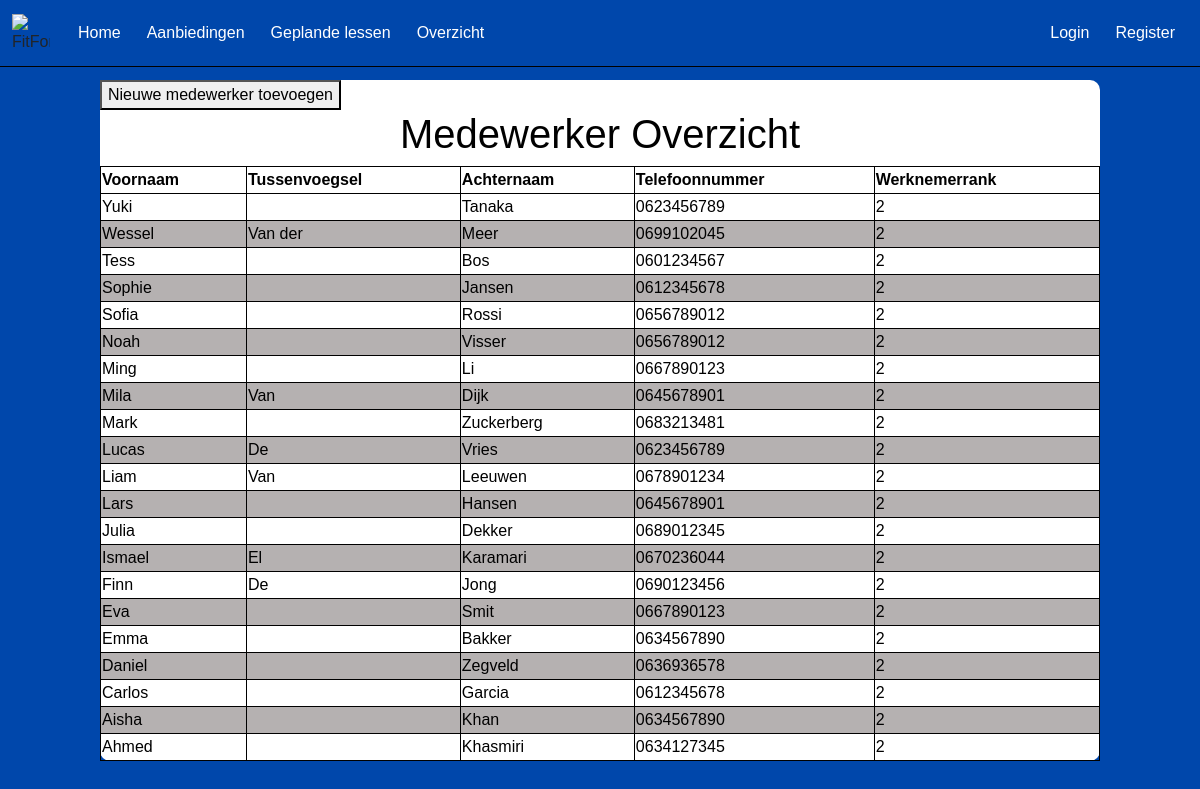
The page /medewerkeroverzicht/MedewerkerOverzicht.php on the database its author committed.
### tables this page shows
CREATE TABLE MedewerkerOverzicht
(
    Id               TINYINT(3)          UNSIGNED           NOT NULL   AUTO_INCREMENT
    ,Voornaam        VARCHAR(150)                           NOT NULL
    ,Tussenvoegsel   VARCHAR(50)                            NULL
    ,Achternaam      VARCHAR(150)                           NOT NULL
    ,Telefoonnummer  VARCHAR(180)                           NOT NULL
    ,Werknemerrank   VARCHAR(180)                           NOT NULL
    ,IsActief        BIT                                    NOT NULL    DEFAULT 1
    ,Opmerking       VARCHAR(255)                           NULL        DEFAULT NULL
    ,DatumAangemaakt DATETIME(6)                            NOT NULL    
    ,DatumGewijzigd  DATETIME(6)                            NOT NULL
    ,CONSTRAINT      PK_MedewerkerOverzicht_Id              PRIMARY KEY CLUSTERED(Id)
);

### medewerkeroverzicht/MedewerkerOverzicht.php (the view, shortened to what this page needs)
<?php
        include('config.php');
        $dsn = "mysql:host=$dbHost;dbname=$dbName;charset=UTF8";
        $pdo = new PDO($dsn, $dbUser, $dbPass);
        $sql = "SELECT  MWOZ.Voornaam,
                                        MWOZ.Tussenvoegsel,
                                        MWOZ.Achternaam,
                                        MWOZ.Telefoonnummer,
                                        MWOZ.Werknemerrank
                        FROM medewerkeroverzicht AS MWOZ
                        ORDER BY MWOZ.Voornaam DESC";
        $statement = $pdo->prepare($sql);
        $statement->execute();
        $result = $statement->fetchAll(PDO::FETCH_OBJ);
?>
<!DOCTYPE html>
<html lang="en">
<head>
        <link href="https://cdn.jsdelivr.net/npm/bootstrap@5.3.3/dist/css/bootstrap.min.css" rel="stylesheet">
        <link href="style.css" rel="stylesheet">
</head>
<body>
  <nav class="navbar navbar-expand-lg fixed-top">
    <div class="container-fluid">
        <img class="logo"
          src="https://www.burda-forward.de/files/images/03_Media/Brands/FitForFun/BF_Media_Brands_FitForFun_logo.png"
          alt="FitForFun Logo">
      <div class="collapse navbar-collapse" id="navbarNav">
        <ul class="navbar-nav me-auto">
        <li class="nav-item">
        <a class="nav-link nav-link-Home" href="../Homepagina/index.php">Home</a>
      </li>
      <li class="nav-item">
      <a class="nav-link" href="../AanbiedingenPagina/aanbiedingen.php">Aanbiedingen</a>
      </li>
      <li class="nav-item">
        <a class="nav-link" href="../lessonkalender/lessen.php">Geplande lessen</a>
      </li>
      <li class="nav-item">
        <a class="nav-link" href="../Dashboard/Dashboard.php">Overzicht</a>
      </li>
        </ul>
        <ul class="navbar-nav">
          <li class="nav-item">
            <a class="nav-link" href="#">Login</a>
          </li>
          <li class="nav-item">
            <a class="nav-link" href="#">Register</a>
          </li>
        </ul>
      </div>
    </div>
  </nav>
  <div class="container-table">
    <button onclick="window.location.href='create.php'">Nieuwe medewerker toevoegen</button>
    <h1>Medewerker Overzicht</h1>
    <table>
      <tr>
        <th>Voornaam</th>
        <th>Tussenvoegsel</th>
        <th>Achternaam</th>
        <th>Telefoonnummer</th>
        <th>Werknemerrank</th>
      </tr>
      <?php foreach ($result as $row): ?>
        <tr>
          <td><?php echo htmlspecialchars($row->Voornaam); ?></td>
          <td><?php echo htmlspecialchars($row->Tussenvoegsel ?? ''); ?></td>
          <td><?php echo htmlspecialchars($row->Achternaam); ?></td>
          <td><?php echo htmlspecialchars($row->Telefoonnummer); ?></td>
          <td><?php echo htmlspecialchars($row->Werknemerrank); ?></td>
        </tr>
      <?php endforeach; ?>
    </table>
  </div>
</body>
</html>

### medewerkeroverzicht/style.css (style rules this page uses)
body { font-family: Arial, sans-serif; background-color: #0047AB !important; background-size: cover; background-position: center; padding-top: 80px; }
h1 { color: rgb(0, 0, 0) !important; text-align: center; }
.navbar { background-color: #0047AB; border-bottom: 1px solid black; }
.navbar .logo { width: 38px; height: 38px; margin-right: 15px; }
.nav-item { color: white; margin: 5px; }
.nav-link { color: white !important; }
.container-table { max-width: 1000px; margin: 0 auto; background: rgb(255, 255, 255); border-radius: 10px; position: relative; }
.container-table table { width: 100%; border-collapse: collapse; border-spacing: 0; color: rgb(0, 0, 0); border: 1px solid black; }
.container-table table tr td { border: 1px solid black; }
.container-table table tr th { border: 1px solid black; }
.container-table table tr:nth-child(odd) td { background-color: rgb(181, 177, 177); }

### rows shown on the page
medewerkeroverzicht: Voornaam "Yuki", Achternaam "Tanaka", Telefoonnummer "0623456789", Werknemerrank "2"
medewerkeroverzicht: Voornaam "Wessel", Tussenvoegsel "Van der", Achternaam "Meer", Telefoonnummer "0699102045", Werknemerrank "2"
medewerkeroverzicht: Voornaam "Tess", Achternaam "Bos", Telefoonnummer "0601234567", Werknemerrank "2"
medewerkeroverzicht: Voornaam "Sophie", Achternaam "Jansen", Telefoonnummer "0612345678", Werknemerrank "2"
medewerkeroverzicht: Voornaam "Sofia", Achternaam "Rossi", Telefoonnummer "0656789012", Werknemerrank "2"
medewerkeroverzicht: Voornaam "Noah", Achternaam "Visser", Telefoonnummer "0656789012", Werknemerrank "2"
medewerkeroverzicht: Voornaam "Ming", Achternaam "Li", Telefoonnummer "0667890123", Werknemerrank "2"
medewerkeroverzicht: Voornaam "Mila", Tussenvoegsel "Van", Achternaam "Dijk", Telefoonnummer "0645678901", Werknemerrank "2"
medewerkeroverzicht: Voornaam "Mark", Achternaam "Zuckerberg", Telefoonnummer "0683213481", Werknemerrank "2"
medewerkeroverzicht: Voornaam "Lucas", Tussenvoegsel "De", Achternaam "Vries", Telefoonnummer "0623456789", Werknemerrank "2"
medewerkeroverzicht: Voornaam "Liam", Tussenvoegsel "Van", Achternaam "Leeuwen", Telefoonnummer "0678901234", Werknemerrank "2"
medewerkeroverzicht: Voornaam "Lars", Achternaam "Hansen", Telefoonnummer "0645678901", Werknemerrank "2"
medewerkeroverzicht: Voornaam "Julia", Achternaam "Dekker", Telefoonnummer "0689012345", Werknemerrank "2"
medewerkeroverzicht: Voornaam "Ismael", Tussenvoegsel "El", Achternaam "Karamari", Telefoonnummer "0670236044", Werknemerrank "2"
medewerkeroverzicht: Voornaam "Finn", Tussenvoegsel "De", Achternaam "Jong", Telefoonnummer "0690123456", Werknemerrank "2"
medewerkeroverzicht: Voornaam "Eva", Achternaam "Smit", Telefoonnummer "0667890123", Werknemerrank "2"
medewerkeroverzicht: Voornaam "Emma", Achternaam "Bakker", Telefoonnummer "0634567890", Werknemerrank "2"
medewerkeroverzicht: Voornaam "Daniel", Achternaam "Zegveld", Telefoonnummer "0636936578", Werknemerrank "2"
medewerkeroverzicht: Voornaam "Carlos", Achternaam "Garcia", Telefoonnummer "0612345678", Werknemerrank "2"
medewerkeroverzicht: Voornaam "Aisha", Achternaam "Khan", Telefoonnummer "0634567890", Werknemerrank "2"
medewerkeroverzicht: Voornaam "Ahmed", Achternaam "Khasmiri", Telefoonnummer "0634127345", Werknemerrank "2"
